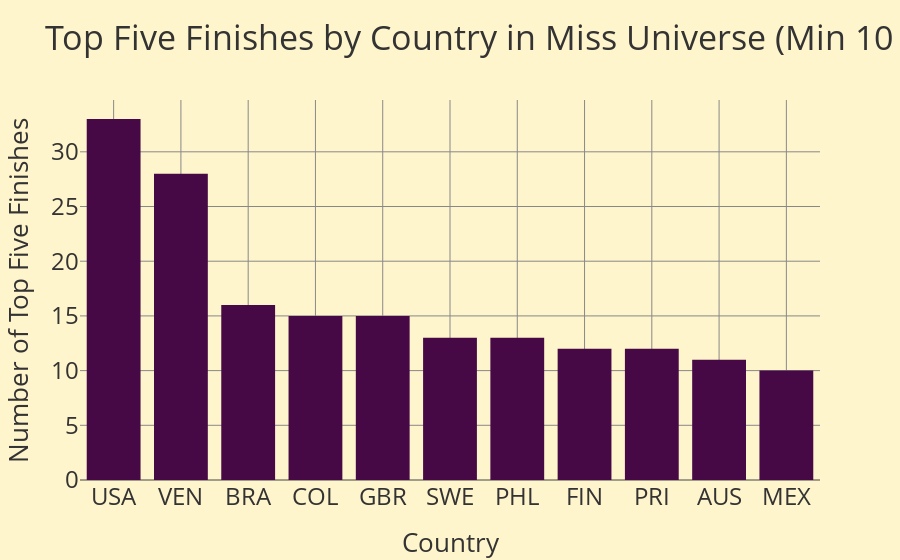

Source (notebook cell):
### Markdown cell above
### Miss Universe

### Code cell
import pandas as pd
import plotly.graph_objects as go

def plot_top_five_finishes(min_top_five=1):
    """
    Plot the number of Top Five Finishes by Country in Miss Universe.

    Args:
        min_top_five (int): Minimum number of top-five finishes to include in the chart.
        
    Returns:
        pd.DataFrame: A dataframe containing the filtered results.
    """
    # Load the dataset, handling varying column counts
    df = pd.read_csv("d_miss_universe.csv", header=0, names=['year', 'first', 'second', 'third', 'fourth', 'fifth'], engine='python')

    # Combine all the top-five columns into one list, excluding "-"
    top_five_countries = pd.concat([
        df['first'], df['second'], df['third'], df['fourth'], df['fifth']
    ]).dropna()
    top_five_countries = top_five_countries[top_five_countries != "-"]

    # Count the occurrences of each country
    top_five_counts = top_five_countries.value_counts().reset_index()
    top_five_counts.columns = ['country', 'count']

    # Filter by minimum number of top-five finishes
    filtered_counts = top_five_counts[top_five_counts['count'] >= min_top_five]

    # Create the bar chart using Plotly
    fig = go.Figure()

    fig.add_trace(go.Bar(
        x=filtered_counts['country'],
        y=filtered_counts['count']
    ))

    # Update layout with your custom template and axis labels
    fig.update_layout(
        template='base',  # Ensure the 'base' template is registered
        title=f'Top Five Finishes by Country in Miss Universe (Min {min_top_five} Finishes)',
        xaxis_title='Country',
        yaxis_title='Number of Top Five Finishes',
        xaxis=dict(type='category')
    )

    # Show the plot
    fig.show()

    return filtered_counts

# Example usage: Adjust the minimum number of top finishes to include
result = plot_top_five_finishes(min_top_five=10)

### Figure 1 — Plotly figure (JSON) as saved in the notebook; plotly's stock layout.template omitted (floating-point values rounded to 4 significant figures)
{"data": [{"type": "bar", "x": ["USA", "VEN", "BRA", "COL", "GBR", "SWE", "PHL", "FIN", "PRI", "AUS", "MEX"], "y": [33, 28, 16, 15, 15, 13, 13, 12, 12, 11, 10]}], "layout": {"title": {"text": "Top Five Finishes by Country in Miss Universe (Min 10 Finishes)"}, "xaxis": {"title": {"text": "Country"}, "type": "category"}, "yaxis": {"title": {"text": "Number of Top Five Finishes"}}}}
